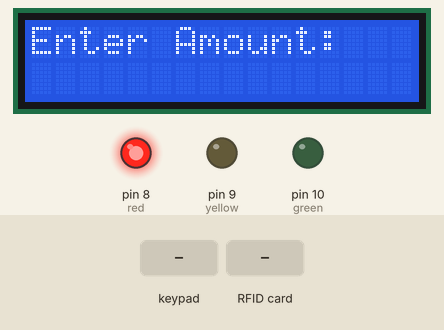
Bench run of a sketch on a simulated Arduino Mega 2560, built with avr-gcc and run on an emulated ATmega2560. Parts: 16×2 character LCD, output pins drawn as LEDs (lit = HIGH). The test bench sets the inputs (shaded band). Pins used as bus, display or sensor lines are not drawn; what the sketch prints to the serial monitor is not drawn.

Above: at 4.9 s.
5.0 s: keypad keys 2 5 2 7 2 9 3 1 D pressed 0.4 s apart
At 8.8 s:
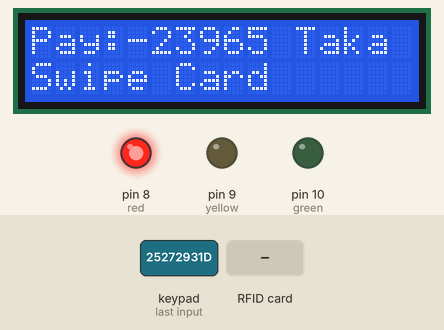
10.1 s: RFID card A1 F4 78 D5 held to the reader
At 11.0 s:
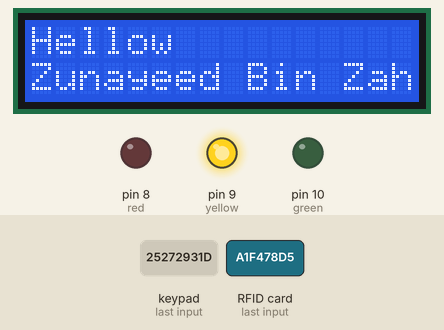
22.1 s: key 'B' pressed
25.1 s: key 'C' pressed
At 27.9 s:
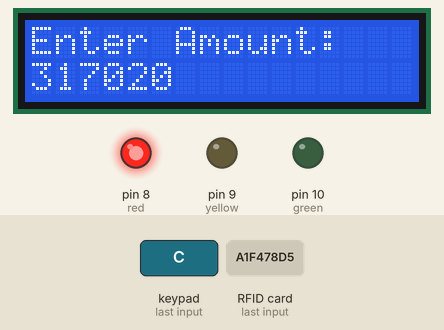
28.1 s: keypad keys 2 5 2 7 2 9 3 1 # pressed 0.4 s apart
At 31.9 s:
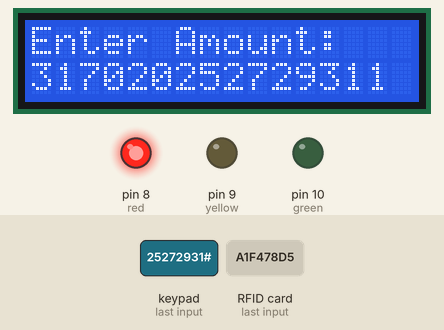
33.2 s: key '*' pressed
At 34.5 s:
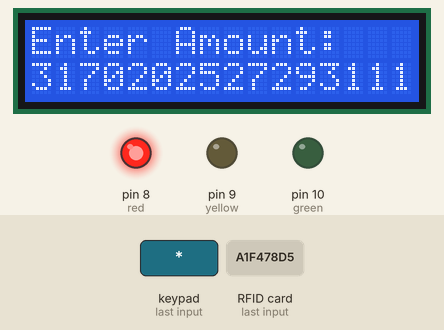
Timing chart, 0 to 35.7 s (numbered marks = the images above; inputs shaded):
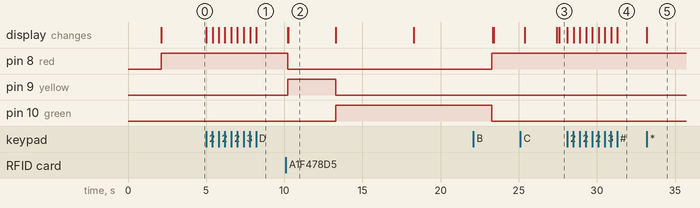

The sketch:

Ubiquitous_Card_System.ino
```cpp
#include <SoftwareSerial.h>
#include <ArduinoJson.h>


#include <LiquidCrystal.h>
#include <Keypad.h>

#include <SPI.h>
#include <MFRC522.h>

#include<stdlib.h>
SoftwareSerial srl(22,23);//(RX,TX)

const byte ROWS = 4; //four rows
const byte COLS = 4; //four columns

char keys[ROWS][COLS] = {
  {'1','2','3','A'},
  {'4','5','6','B'},
  {'7','8','9','C'},
  {'*','0','#','D'}
};
byte rowPins[ROWS] = {25, 27, 29, 31}; //connect to the row pinouts of the keypad
byte colPins[COLS] = {33, 35, 37, 39}; //connect to the column pinouts of the keypad
Keypad keypad = Keypad( makeKeymap(keys), rowPins, colPins, ROWS, COLS );

const int rs = 2, en = 3, d4 = 4, d5 = 5, d6 = 6, d7 = 7;
LiquidCrystal lcd(rs,en,d4,d5,d6,d7);

#define SS_PIN 53
#define RST_PIN 49 //For MFRC522
MFRC522 mfrc522(SS_PIN, RST_PIN); // Instance of the class

struct Info{
  int id;
  char cid[12];
  char Uname[20];
  int amount;
}user[5]= { {1, "3F AD 4D 29", "Jahid Hasan Alvi", 5000},
            {2, "BO 77 BB 25", "Ekhtear Uddin Khan", 3000},
            {3, "71 F3 3D 08", "Mubina Jerin", 2000},
            {4, "A1 F4 78 D5", "Zunayeed Bin Zahir", 10000},
            {5, "C1 7B E5 D5", "Sokhina ", 600}
};

//int a_amount = 5000, b_amount = 2000, c_amount = 300;
int waiting = 3000;
int sum = 0, userN;
String lcdprnt ;
void setup() {
    digitalWrite(8,HIGH);
    digitalWrite(9,LOW);
    digitalWrite(10,LOW);

  lcdprnt = "Paid ";
  sum = 0;
  lcd.begin(16,2);
   Serial.begin(9600);
   SPI.begin();       // Init SPI bus
   mfrc522.PCD_Init(); // Init MFRC522
   lcd.print("Welcome to UCPS");
  delay(2000);
  lcd.clear();
  lcd.print("Enter Amount: ");
  Serial.begin(9600);

   //lcd.clear();
pinMode(8,OUTPUT);//red
pinMode(9,OUTPUT);//yellow
pinMode(10,OUTPUT);//green

Start:
  lcd.setCursor(0,1);
  delay(2000);
  Serial.print("Input ");
  char key = 'x';
  while(key!='D'){
     key = keypad.getKey();
  if (key != NO_KEY){
    Serial.print(key);
    int am;
       switch(key){
      case '0' : am = 0; break;
      case '1' : am = 1; break;
      case '2' : am = 2; break;
      case '3' : am = 3; break;
      case '4' : am = 4; break;
      case '5' : am = 5; break;
      case '6' : am = 6; break;
      case '7' : am = 7; break;
      case '8' : am = 8; break;
      case '9' : am = 9; break;

      case 'A' : goto Start; break;
     // case 'B' : sum = (sum-am)/100; am =0; break;

      case 'C' : sum = 0; am = 0; break;
      case 'D' : goto ending; break;

      default :   break;
    }

    lcd.print(am);
    sum = (sum*10)+ am;
    }
  }
ending:
Serial.println();
Serial.print("Sum =  ");
Serial.println(sum);

lcd.clear();
lcd.print("Pay:");
lcd.print(sum);
lcd.print(" Taka");

lcd.setCursor(0,1);

lcd.println("Swipe Card");
delay(2000);
}
void loop() {
  // Look for new cards
  if ( ! mfrc522.PICC_IsNewCardPresent())
  {
    return;
  }
  // Select one of the cards
  if ( ! mfrc522.PICC_ReadCardSerial())
  {
    return;
  }
  //Show UID on serial monitor
  lcd.clear();
    digitalWrite(8,LOW);
    digitalWrite(9,HIGH);
    digitalWrite(10,LOW);
    Serial.print("UID tag :");
  //lcd.print("UID tag :");
  lcd.print("Hellow");
  String content= "";
  byte letter;
  for (byte i = 0; i < mfrc522.uid.size; i++)
  {
     Serial.print(mfrc522.uid.uidByte[i] < 0x10 ? " 0" : " ");
     Serial.print(mfrc522.uid.uidByte[i], HEX);
     content.concat(String(mfrc522.uid.uidByte[i] < 0x10 ? " 0" : " "));
     content.concat(String(mfrc522.uid.uidByte[i], HEX));
  }
  Serial.println();

  Serial.print("Message : ");
  content.toUpperCase();
  for(int i = 0; i<5; i++){
    if(content.substring(1) == user[i].cid) {userN = i;break;}
    else   {
    Serial.println(" Access denied");
    }
  }
  Serial.println("Authorized access");
    user[userN].amount -=sum;
    Serial.println(user[userN].amount);
  lcd.setCursor(0,1);
  //lcd.print(content);
  lcd.print(user[userN].Uname);
  delay(waiting);
  lcd.clear();
  lcdprnt = lcdprnt+sum;
  lcd.print(lcdprnt);
  lcd.print(" Tk");

   StaticJsonBuffer<1000> jsonBuffer;
   JsonObject& root = jsonBuffer.createObject();
   root["data1"] = user[userN].cid;
   root["data2"] = user[userN].Uname;
   root["data3"] = user[userN].amount;

lcd.setCursor(0,1);

   if (srl.available()>0)
   {lcd.print("Sent to Server");
   root.printTo(srl);
   }
   else
   {lcd.print("server Timeout");}


  endPrint();

}

void endPrint(){
    digitalWrite(8,LOW);
    digitalWrite(9,LOW);
    digitalWrite(10,HIGH);

delay(5000);
lcd.clear();
lcd.print("Thank You");
delay(5000);
setup();

}
```

Measured:
- after the input at 5.0 s, the display: first changes at once (image 1 shows a later state)
- after the input at 10.1 s, pin 8 (red): HIGH → LOW after 0.12 s; pin 9 (yellow): LOW → HIGH after 0.12 s, → LOW 3.1 s later; pin 10 (green): LOW → HIGH after 3.2 s; the display: first changes after 0.12 s (image 2 shows a later state)
- after the input at 28.1 s, the display: first changes at once (image 4 shows a later state)
- after the input at 33.2 s, the display: changes at once (image 5)
- what the display in image 2 shows lasts 3.0 s, from 10.3 s to 13.3 s
